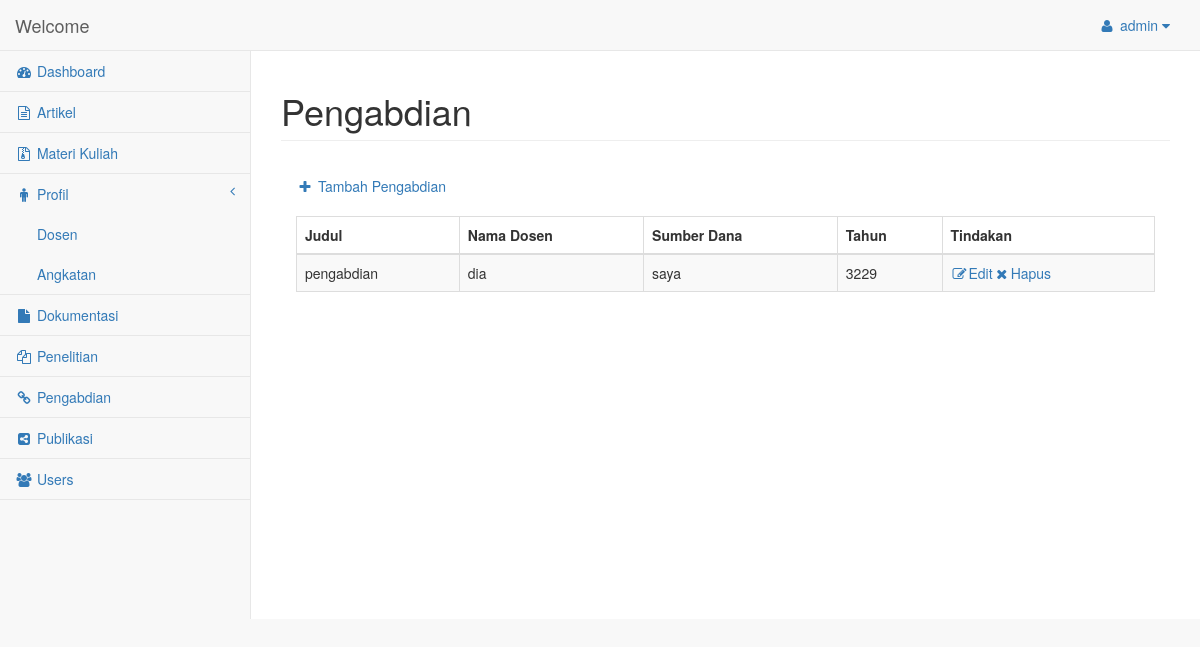
The page /pengabdian.php (signed in) on the database its author committed.
### tables this page shows
CREATE TABLE IF NOT EXISTS `pengabdian` (
  `id` int(3) NOT NULL AUTO_INCREMENT,
  `judul` varchar(125) NOT NULL,
  `nama_dosen` varchar(125) NOT NULL,
  `sumber_dana` varchar(124) NOT NULL,
  `tahun` varchar(4) NOT NULL,
  PRIMARY KEY (`id`)
);

### pengabdian.php (the view, shortened to what this page needs)
<?php
  $username = $_SESSION['user'];
?>
<!DOCTYPE html>
<html lang="en">
<head>
      <link href="bower_components/bootstrap/dist/css/bootstrap.min.css" rel="stylesheet">
      <link href="bower_components/metisMenu/dist/metisMenu.min.css" rel="stylesheet">
      <link href="dist/css/timeline.css" rel="stylesheet">
      <link href="dist/css/sb-admin-2.css" rel="stylesheet">
      <link href="bower_components/morrisjs/morris.css" rel="stylesheet">
      <link href="bower_components/font-awesome/css/font-awesome.min.css" rel="stylesheet" type="text/css">
</head>
<body>
    <div id="wrapper">
        <nav class="navbar navbar-default navbar-static-top" role="navigation" style="margin-bottom: 0">
            <div class="navbar-header">
                <a class="navbar-brand" href="dashboard.php">Welcome</a>
            </div>
            <ul class="nav navbar-top-links navbar-right">
                <li class="dropdown">
                    <a class="dropdown-toggle" data-toggle="dropdown" href="#">
                       <i class="fa fa-user fa-fw"></i> <?php echo $username ?> <i class="fa fa-caret-down"></i>
                    </a>
                </li>
            </ul>
            <div class="navbar-default sidebar" role="navigation">
                <div class="sidebar-nav navbar-collapse">
                    <ul class="nav" id="side-menu">
                      <li>
                          <a href="dashboard.php"><i class="fa fa-dashboard fa-fw"></i> Dashboard</a>
                      </li>
                      <li>
                          <a href="artikel.php"><i class="fa fa-file-text-o fa-fw"></i> Artikel</a>
                      </li>
                      <li>
                          <a href="materikuliah.php"><i class="fa fa-file-archive-o fa-fw"></i> Materi Kuliah</a>
                      </li>
                      <li>
                        <a href="#"><i class="fa fa-male fa-fw"></i> Profil<span class="fa arrow"></span></a>
                        <ul class="nav nav-second-level">
                          <li>
                              <a href="dosen.php">Dosen</a>
                          </li>
                          <li>
                              <a href="angkatan.php">Angkatan</a>
                          </li>
                        </ul>
                      </li>
                      <li>
                          <a href="dokumentasi.php"><i class="fa fa-file fa-fw"></i> Dokumentasi</a>
                      </li>
                      <li>
                          <a href="penelitian.php"><i class="fa fa-files-o fa-fw"></i> Penelitian</a>
                      </li>
                      <li>
                          <a href="pengabdian.php"><i class="fa fa-link fa-fw"></i> Pengabdian</a>
                      </li>
                      <li>
                          <a href="publikasi.php"><i class="fa fa-share-alt-square fa-fw"></i> Publikasi</a>
                      </li>
                      <li>
                          <a href="users.php"><i class="fa fa-users fa-fw"></i> Users</a>
                      </li>
                    </ul>
                </div>
            </div>
        </nav>
        <div id="page-wrapper">
            <div class="row">
                <div class="col-lg-12">
                    <h1 class="page-header">Pengabdian</h1>
                </div>
            </div>
            <div class="row">
                <div class="col-lg-12">
                    <div class="panel-body">
                        <a href="tambahpengabdian.php"><i class="fa fa-plus fa-fw"></i> Tambah Pengabdian</a><br><br>
                        <div class="dataTable_wrapper">
                            <table class="table table-striped table-bordered table-hover" id="dataTables-example">
                                <thead>
                                    <tr>
                                        <th>Judul </th>
                                        <th>Nama Dosen</th>
                                        <th>Sumber Dana</th>
                                        <th>Tahun</th>
                                        <th>Tindakan</th>
                                    </tr>
                                </thead>
                                <tbody>
                                    <?php
                                        $pdo = Database::connect();
                                        $sql = 'Select * From pengabdian';
                                        foreach ($pdo->query($sql) as $row) {
                                            echo '<tr class="even gradeA">';
                                            echo '<td>'. $row['judul'] .'</td>';
                                            echo '<td>'. $row['nama_dosen'] .'</td>';
                                            echo '<td>'. $row['sumber_dana'] .'</td>';
                                            echo '<td>'. $row['tahun'] .'</td>';
                                            echo '<td class="center"><a href="editpengabdian.php?id='.$row['id'].'"><i class="fa fa-edit fa-fw"></i>Edit</a><a href="deletepengabdian.php?id='.$row['id'].'"><i class="fa fa-close fa-fw"></i>Hapus</a></td>';
                                            echo '</tr>';
                                        }
                                    ?>
                                </tbody>
                            </table>
                        </div>
                    </div>
                </div>
            </div>
        </div>
    </div>
</body>
</html>

### rows shown on the page
pengabdian: judul "pengabdian", nama_dosen "dia", sumber_dana "saya", tahun "3229"

### other values the page prints
$username "admin"
